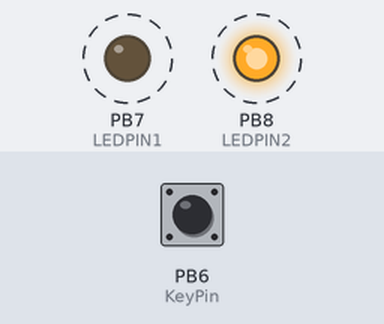
Simulated run of this sketch. Board: STM32 Blue Pill. Shown: output pins drawn as LEDs (lit = HIGH). Dashed ring = blinking. Inputs (shaded band) come from the test bench; at power-on: PB6 (KeyPin) LOW. What the sketch prints to the serial monitor is not drawn.

Above: at 4.37 s.
4.4 s: PB6 (KeyPin) pulled HIGH for 1 s
At 10.9 s:
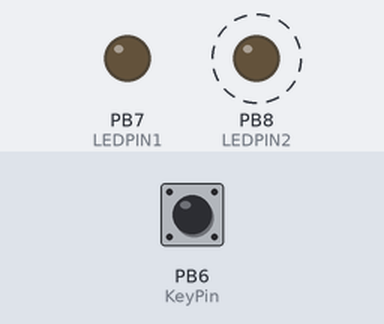
Timing chart, 0 to 13.9 s (numbered marks = the images above; inputs shaded):
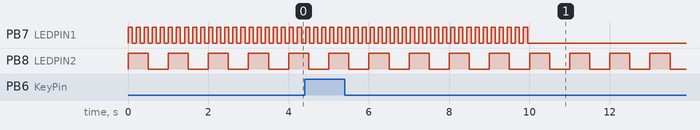

Measured:
- by itself, PB7 (LEDPIN1): alternates HIGH for 0.10 s and LOW for 0.10 s, 56 changes in all, then stays LOW
- by itself, PB8 (LEDPIN2): alternates HIGH for 0.50 s and LOW for 0.50 s

The sketch:

free_rtos2.ino
```cpp
/*
  FreeRTOS https://www.freertos.org/
  needs STM32duino
  2 LEDs and 1 Button
*/

#include <STM32FreeRTOS.h>

const uint16_t KeyPin = PB6;
const uint16_t LEDPIN1 = PB7;
const uint16_t LEDPIN2 = PB8;
volatile uint8_t cnt = 0;

void TaskKey(void *pvParameters );    // prototype
void TaskBlink1(void *pvParameters );    // prototype
void TaskBlink2(void *pvParameters );    // prototype

TaskHandle_t taskBlink1Handle;      // handle

void setup() {
  Serial.begin(9600);

  xTaskCreate(      // set up tasks
    TaskKey,
    (const portCHAR *)"Key",   // A name just for humans
    128,   // This stack size can be checked & adjusted by reading the Stack Highwater
    NULL,
    1,  // Priority, with 3 (configMAX_PRIORITIES - 1) being the highest, and 0 being the lowest.
    NULL);

  xTaskCreate(      // set up tasks
    TaskBlink1,
    (const portCHAR *)"Blink1",   // A name just for humans
    128,   // This stack size can be checked & adjusted by reading the Stack Highwater
    NULL,
    1,  // Priority, with 3 (configMAX_PRIORITIES - 1) being the highest, and 0 being the lowest.
    &taskBlink1Handle );

  xTaskCreate(TaskBlink2, (const portCHAR *)"Blink2", 128, NULL, 1, NULL);

  vTaskStartScheduler();    // start scheduler
}

void loop() {}  // Empty. Endless. Things are done in Tasks.

/*---------------------- Tasks ---------------------*/
void TaskKey(void *pvParameters)  // This is a task.
{
  (void) pvParameters;    // prevent warning
  pinMode(KeyPin, INPUT_PULLDOWN);

  while(1) // A Task shall never return or exit.
    if (digitalRead (KeyPin))
    {
      cnt = 0;    // next resume: again 5 times
      vTaskResume (taskBlink1Handle);
    }
}

void TaskBlink1(void *pvParameters)  // This is a task.
{
  (void) pvParameters;    // prevent warning
  pinMode(LEDPIN1, OUTPUT);

  while(1) // A Task shall never return or exit.
  {
    digitalWrite(LEDPIN1, HIGH);   // turn the LED on (HIGH is the voltage level)
    vTaskDelay( 100 / portTICK_PERIOD_MS ); // wait for ms
    digitalWrite(LEDPIN1, LOW);    // turn the LED off by making the voltage LOW
    vTaskDelay( 100 / portTICK_PERIOD_MS ); // wait for ms
    Serial.print("High : "); Serial.println(uxTaskGetStackHighWaterMark(NULL));     // Info about unused stack
  }
}

void TaskBlink2(void *pvParameters)  // This is a task.
{
  (void) pvParameters;    // prevent warning
  pinMode(LEDPIN2, OUTPUT);

  while(1) // A Task shall never return or exit.
  {
    digitalWrite(LEDPIN2, HIGH);   // turn the LED on (HIGH is the voltage level)
    vTaskDelay( 500 / portTICK_PERIOD_MS ); // wait for ms
    digitalWrite(LEDPIN2, LOW);    // turn the LED off by making the voltage LOW
    vTaskDelay( 500 / portTICK_PERIOD_MS ); // wait for ms

    cnt++;
    if (cnt == 5)
      vTaskSuspend (taskBlink1Handle);
  }
}
```
